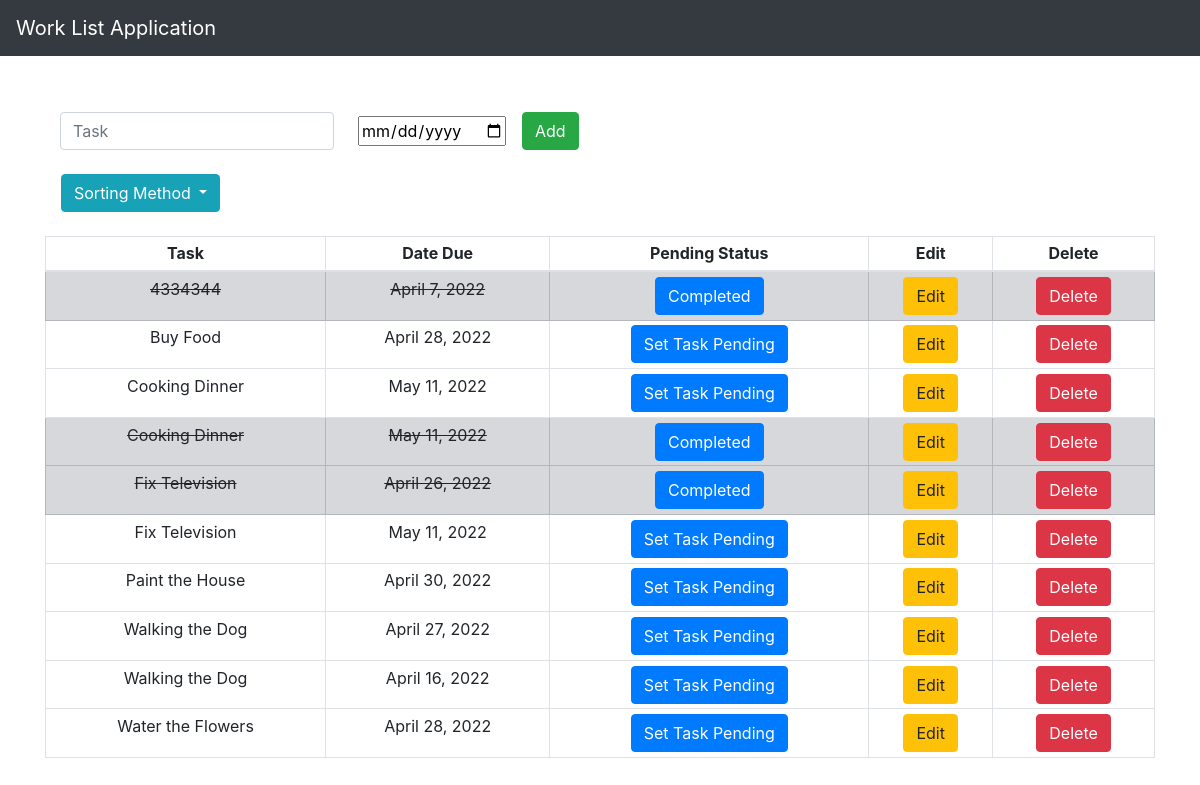
/sort_ascending, run on the app's committed database.
### worklist_app/models.py (models this page shows, shortened)
class List(models.Model):
    item = models.CharField(max_length=200)
    completed = models.BooleanField(default=False)
    date = models.DateField()

### worklist_app/views.py (the view)
# urls.py: path('sort_ascending', views.sort_ascending, name='sort_ascending'),
def sort_ascending(request):
    return home(request, 'item')

### worklist_app/views.py (called while the page is built)
def home(request, sorting='date'):
    if request.method == "POST":
        form = ListForm(request.POST or None)
        if form.is_valid():
            form.save()
            messages.success(request, ('The item has been added to list successfully!'))
            all_items = List.objects.all().order_by(sorting)
            print (all_items)
            return render(request, 'home.html', {'all_items': all_items})
    else:
        all_items = List.objects.all().order_by(sorting)
        return render(request, 'home.html', {'all_items': all_items})

### worklist_app/templates/home.html (shortened to what this page needs)
{% extends 'base.html' %}
{% block content %}
    <div class="content">
        <div class="container">
            <form class="form-inline my-2 my-lg-0" method="POST" action="{% url 'add' %}">
              <input class="form-control mr-sm-2" type="search" placeholder="Task" aria-label="Search" name="item">
              <input class = "mx-3" name="date" value="{{feedback.dateSubmitted|date:'d/m/Y'}}" type="date">
              <button class="btn btn-success my-2 my-sm-0" type="submit">Add</button>
            </form>
        </div><br>
        <div class="dropdown">
            <button class="btn btn-info dropdown-toggle mx-3" type="button" id="dropdownMenuButton" data-toggle="dropdown" aria-haspopup="true" aria-expanded="false">
              Sorting Method
            </button>
          </div><br>
        {% if all_items %}
        <div class="table-responsive">
            <table class="table table-sm table-bordered">
                <thead>
                    <tr>
                    <th class="text-center" scope="col">Task</th>
                    <th class="text-center" scope="col">Date Due</th>
                    <th class="text-center" scope="col">Pending Status</th>
                    <th class="text-center" scope="col">Edit</th>
                    <th class="text-center" scope="col">Delete</th>
                    </tr>
                </thead>
                <tbody>
                {% for thing in all_items %}
                    {% if thing.completed %}
                        <tr class="table-secondary">
                            <td class="striker text-center">{{ thing.item }}</td>
                            <td class="striker text-center">{{ thing.date }}</td>
                            <td class="text-center"><a class="btn btn-primary" href="{% url 'delete' thing.id %}">Completed</a></td>
                            <td class="text-center"><a class="btn btn-warning" href="{% url 'edit' thing.id %}">Edit</a></td>
                            <td class="text-center"><a class="btn btn-danger" href="{% url 'delete' thing.id %}">Delete</a></td>
                        </tr>
                    {% else %}
                    <tr>
                            <td class="text-center">{{ thing.item }}</td>
                            <td class="text-center">{{ thing.date }}</td>
                            <td class="text-center"><a class="btn btn-primary" href="{% url 'cross_off' thing.id %}">Set Task Pending</a></td>
                            <td class="text-center"><a class="btn btn-warning" href="{% url 'edit' thing.id %}">Edit</a></td>
                            <td class="text-center"><a class="btn btn-danger" href="{% url 'delete' thing.id %}">Delete</a></td>
                        </tr>
                    {% endif %}
                {% endfor %}
                </tbody>
            </table>
        </div>
        {% endif %}
    </div>
{% endblock content %}

### static/css/style.css (style rules this page uses)
.content { margin-top: 5%; }
.striker { text-decoration: line-through; }

### data on the page
List: item "4334344", date "April 7, 2022"
List: item "Buy Food", date "April 28, 2022"
List: item "Cooking Dinner", date "May 11, 2022"
List: item "Cooking Dinner", date "May 11, 2022"
List: item "Fix Television", date "April 26, 2022"
List: item "Fix Television", date "May 11, 2022"
List: item "Paint the House", date "April 30, 2022"
List: item "Walking the Dog", date "April 27, 2022"
List: item "Walking the Dog", date "April 16, 2022"
List: item "Water the Flowers", date "April 28, 2022"
